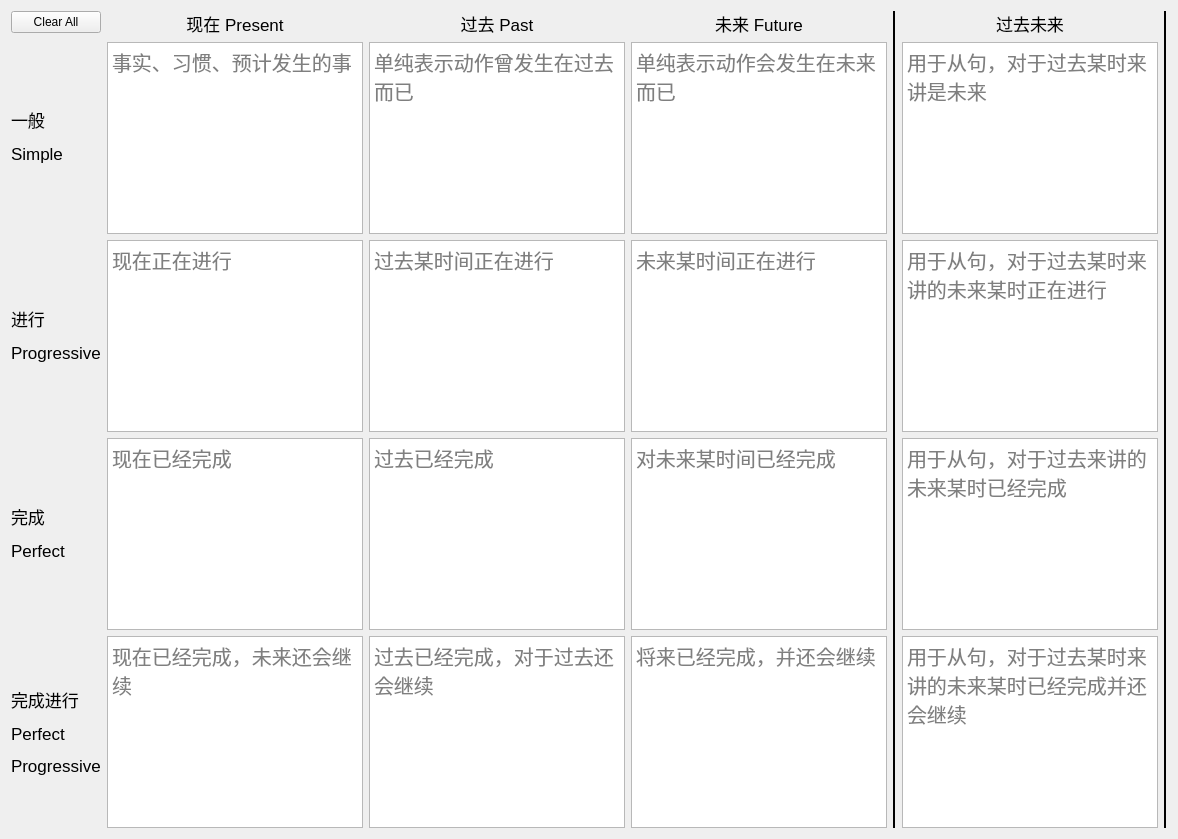
     <widget class="QWidget" name="tab_4">
      <attribute name="title">
       <string>Verb Tense</string>
      </attribute>
      <layout class="QHBoxLayout" name="horizontalLayout">
       <item>
        <layout class="QVBoxLayout" name="verticalLayout_11">
         <item>
          <widget class="QPushButton" name="pushButton_15">
           <property name="text">
            <string>Clear All</string>
           </property>
          </widget>
         </item>
         <item>
          <widget class="QLabel" name="label_18">
           <property name="font">
            <font>
             <pointsize>13</pointsize>
            </font>
           </property>
           <property name="layoutDirection">
            <enum>Qt::LeftToRight</enum>
           </property>
           <property name="text">
            <string>&lt;html&gt;&lt;head/&gt;&lt;body&gt;&lt;p&gt;一般&lt;/p&gt;&lt;p&gt;Simple&lt;/p&gt;&lt;/body&gt;&lt;/html&gt;</string>
           </property>
          </widget>
         </item>
         <item>
          <widget class="QLabel" name="label_19">
           <property name="font">
            <font>
             <pointsize>13</pointsize>
            </font>
           </property>
           <property name="text">
            <string>&lt;html&gt;&lt;head/&gt;&lt;body&gt;&lt;p&gt;进行 &lt;/p&gt;&lt;p&gt;Progressive&lt;/p&gt;&lt;/body&gt;&lt;/html&gt;</string>
           </property>
          </widget>
         </item>
         <item>
          <widget class="QLabel" name="label_20">
           <property name="font">
            <font>
             <pointsize>13</pointsize>
            </font>
           </property>
           <property name="text">
            <string>&lt;html&gt;&lt;head/&gt;&lt;body&gt;&lt;p&gt;完成 &lt;/p&gt;&lt;p&gt;Perfect&lt;/p&gt;&lt;/body&gt;&lt;/html&gt;</string>
           </property>
          </widget>
         </item>
         <item>
          <widget class="QLabel" name="label_21">
           <property name="font">
            <font>
             <pointsize>13</pointsize>
            </font>
           </property>
           <property name="text">
            <string>&lt;html&gt;&lt;head/&gt;&lt;body&gt;&lt;p&gt;完成进行&lt;/p&gt;&lt;p&gt;Perfect &lt;/p&gt;&lt;p&gt;Progressive&lt;/p&gt;&lt;/body&gt;&lt;/html&gt;</string>
           </property>
          </widget>
         </item>
        </layout>
       </item>
       <item>
        <layout class="QVBoxLayout" name="verticalLayout_12">
         <item>
          <widget class="QLabel" name="label_14">
           <property name="font">
            <font>
             <pointsize>13</pointsize>
            </font>
           </property>
           <property name="text">
            <string>现在 Present</string>
           </property>
           <property name="alignment">
            <set>Qt::AlignCenter</set>
           </property>
          </widget>
         </item>
         <item>
          <widget class="QTextEdit" name="textEdit_6">
           <property name="font">
            <font>
             <family>Arial Rounded MT Bold</family>
             <pointsize>15</pointsize>
            </font>
           </property>
           <property name="placeholderText">
            <string>事实、习惯、预计发生的事</string>
           </property>
          </widget>
         </item>
         <item>
          <widget class="QTextEdit" name="textEdit_10">
           <property name="font">
            <font>
             <family>Arial Rounded MT Bold</family>
             <pointsize>15</pointsize>
            </font>
           </property>
           <property name="placeholderText">
            <string>现在正在进行</string>
           </property>
          </widget>
         </item>
         <item>
          <widget class="QTextEdit" name="textEdit_14">
           <property name="font">
            <font>
             <family>Arial Rounded MT Bold</family>
             <pointsize>15</pointsize>
            </font>
           </property>
           <property name="placeholderText">
            <string>现在已经完成</string>
           </property>
          </widget>
         </item>
         <item>
          <widget class="QTextEdit" name="textEdit_18">
           <property name="font">
            <font>
             <family>Arial Rounded MT Bold</family>
             <pointsize>15</pointsize>
            </font>
           </property>
           <property name="placeholderText">
            <string>现在已经完成，未来还会继续</string>
           </property>
          </widget>
         </item>
        </layout>
       </item>
       <item>
        <layout class="QVBoxLayout" name="verticalLayout_13">
         <item>
          <widget class="QLabel" name="label_15">
           <property name="font">
            <font>
             <pointsize>13</pointsize>
            </font>
           </property>
           <property name="text">
            <string>过去 Past</string>
           </property>
           <property name="alignment">
            <set>Qt::AlignCenter</set>
           </property>
          </widget>
         </item>
         <item>
          <widget class="QTextEdit" name="textEdit_7">
           <property name="font">
            <font>
             <family>Arial Rounded MT Bold</family>
             <pointsize>15</pointsize>
            </font>
           </property>
           <property name="placeholderText">
            <string>单纯表示动作曾发生在过去而已</string>
           </property>
          </widget>
         </item>
         <item>
          <widget class="QTextEdit" name="textEdit_11">
           <property name="font">
            <font>
             <family>Arial Rounded MT Bold</family>
             <pointsize>15</pointsize>
            </font>
           </property>
           <property name="placeholderText">
            <string>过去某时间正在进行</string>
           </property>
          </widget>
         </item>
         <item>
          <widget class="QTextEdit" name="textEdit_15">
           <property name="font">
            <font>
             <family>Arial Rounded MT Bold</family>
             <pointsize>15</pointsize>
            </font>
           </property>
           <property name="placeholderText">
            <string>过去已经完成</string>
           </property>
          </widget>
         </item>
         <item>
          <widget class="QTextEdit" name="textEdit_19">
           <property name="font">
            <font>
             <family>Arial Rounded MT Bold</family>
             <pointsize>15</pointsize>
            </font>
           </property>
           <property name="placeholderText">
            <string>过去已经完成，对于过去还会继续</string>
           </property>
          </widget>
         </item>
        </layout>
       </item>
       <item>
        <layout class="QVBoxLayout" name="verticalLayout_14">
         <item>
          <widget class="QLabel" name="label_16">
           <property name="font">
            <font>
             <pointsize>13</pointsize>
            </font>
           </property>
           <property name="text">
            <string>未来 Future</string>
           </property>
           <property name="alignment">
            <set>Qt::AlignCenter</set>
           </property>
          </widget>
         </item>
         <item>
          <widget class="QTextEdit" name="textEdit_8">
           <property name="font">
            <font>
             <family>Arial Rounded MT Bold</family>
             <pointsize>15</pointsize>
            </font>
           </property>
           <property name="placeholderText">
            <string>单纯表示动作会发生在未来而已</string>
           </property>
          </widget>
         </item>
         <item>
          <widget class="QTextEdit" name="textEdit_12">
           <property name="font">
            <font>
             <family>Arial Rounded MT Bold</family>
             <pointsize>15</pointsize>
            </font>
           </property>
           <property name="placeholderText">
            <string>未来某时间正在进行</string>
           </property>
          </widget>
         </item>
         <item>
          <widget class="QTextEdit" name="textEdit_16">
           <property name="font">
            <font>
             <family>Arial Rounded MT Bold</family>
             <pointsize>15</pointsize>
            </font>
           </property>
           <property name="placeholderText">
            <string>对未来某时间已经完成</string>
           </property>
          </widget>
         </item>
         <item>
          <widget class="QTextEdit" name="textEdit_20">
           <property name="font">
            <font>
             <family>Arial Rounded MT Bold</family>
             <pointsize>15</pointsize>
            </font>
           </property>
           <property name="placeholderText">
            <string>将来已经完成，并还会继续</string>
           </property>
          </widget>
         </item>
        </layout>
       </item>
       <item>
        <widget class="Line" name="line_3">
         <property name="styleSheet">
          <string notr="true"/>
         </property>
         <property name="frameShadow">
          <enum>QFrame::Plain</enum>
         </property>
         <property name="lineWidth">
          <number>2</number>
         </property>
         <property name="orientation">
          <enum>Qt::Vertical</enum>
         </property>
        </widget>
       </item>
       <item>
        <layout class="QVBoxLayout" name="verticalLayout_15">
         <item>
          <widget class="QLabel" name="label_17">
           <property name="font">
            <font>
             <pointsize>13</pointsize>
            </font>
           </property>
           <property name="text">
            <string>过去未来</string>
           </property>
           <property name="alignment">
            <set>Qt::AlignCenter</set>
           </property>
          </widget>
         </item>
         <item>
          <widget class="QTextEdit" name="textEdit_9">
           <property name="font">
            <font>
             <family>Arial Rounded MT Bold</family>
             <pointsize>15</pointsize>
            </font>
           </property>
           <property name="placeholderText">
            <string>用于从句，对于过去某时来讲是未来</string>
           </property>
          </widget>
         </item>
         <item>
          <widget class="QTextEdit" name="textEdit_13">
           <property name="font">
            <font>
             <family>Arial Rounded MT Bold</family>
             <pointsize>15</pointsize>
            </font>
           </property>
           <property name="placeholderText">
            <string>用于从句，对于过去某时来讲的未来某时正在进行</string>
           </property>
          </widget>
         </item>
         <item>
          <widget class="QTextEdit" name="textEdit_17">
           <property name="font">
            <font>
             <family>Arial Rounded MT Bold</family>
             <pointsize>15</pointsize>
            </font>
           </property>
           <property name="placeholderText">
            <string>用于从句，对于过去来讲的未来某时已经完成</string>
           </property>
          </widget>
         </item>
         <item>
          <widget class="QTextEdit" name="textEdit_21">
           <property name="font">
            <font>
             <family>Arial Rounded MT Bold</family>
             <pointsize>15</pointsize>
            </font>
           </property>
           <property name="placeholderText">
            <string>用于从句，对于过去某时来讲的未来某时已经完成并还会继续</string>
           </property>
          </widget>
         </item>
        </layout>
       </item>
       <item>
        <widget class="Line" name="line_2">
         <property name="frameShadow">
          <enum>QFrame::Plain</enum>
         </property>
         <property name="lineWidth">
          <number>2</number>
         </property>
         <property name="orientation">
          <enum>Qt::Vertical</enum>
         </property>
        </widget>
       </item>
      </layout>
     </widget>
